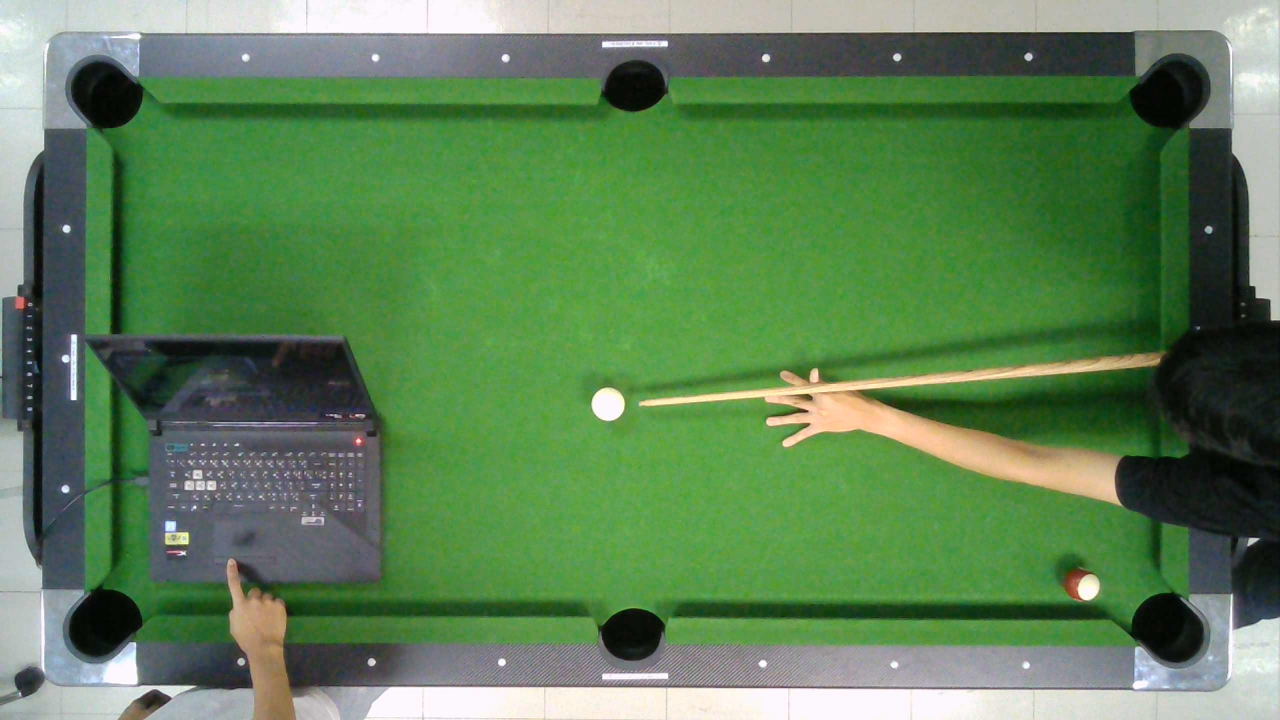
#> input picture pics/new.jpg, 2560 x 1440 px, found by its file name (shown at 1/2 size)
$ python Connect_img.py
#> lines starting #> are read from the running program, lines starting #| are printed output that depends on the picture
import cv2
import numpy as np
# Load the two images
image1 = cv2.imread('./pics/new.jpg')
#> image1 is the input picture: shape (1440, 2560, 3); mean B, G, R 86.4, 129.5, 93.4
image2 = cv2.imread('./pics/new1.jpg')
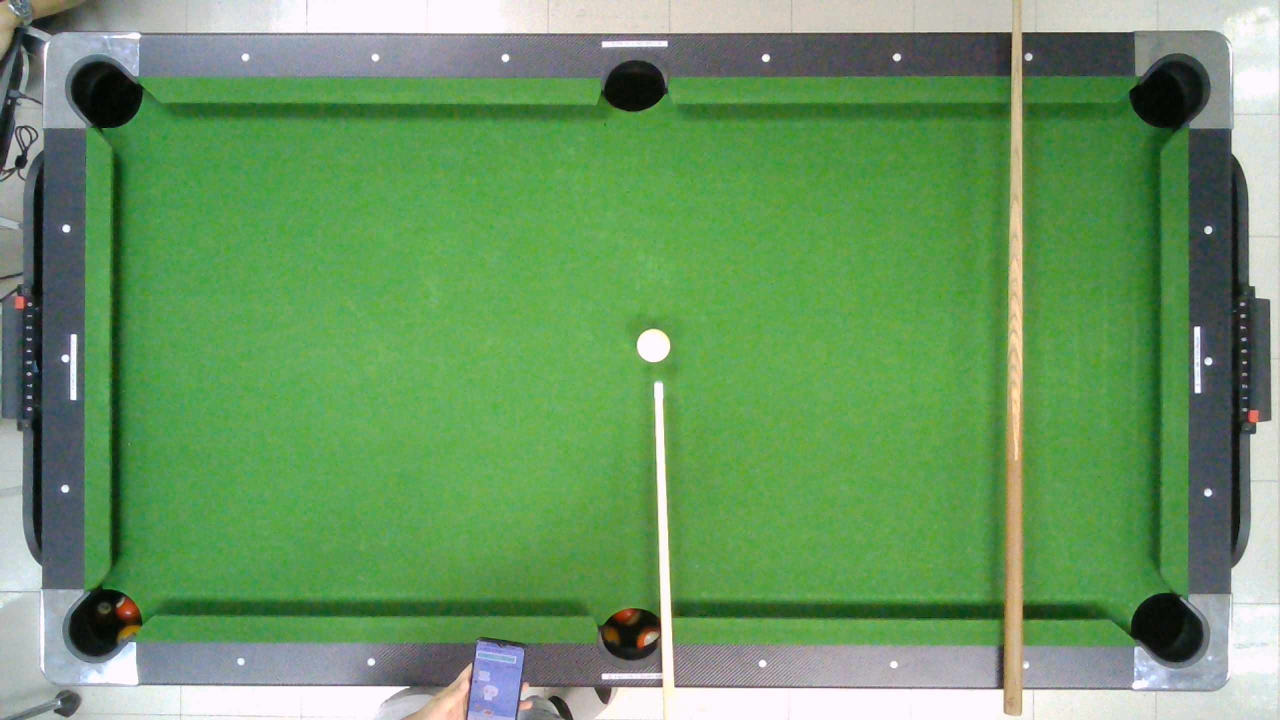
#> input picture pics/new1.jpg, 2560 x 1440 px, found by its file name (shown at 1/2 size)
#> image2 is the input picture: shape (1440, 2560, 3); mean B, G, R 99.1, 151.3, 106.5

# Get the size of the first image
height1, width1 = image1.shape[:2]
#> height1 = 1440; width1 = 2560

# Get the size of the second image
height2, width2 = image2.shape[:2]
#> height2 = 1440; width2 = 2560

# Create a new image with a height equal to the sum of the heights of the two images, and a width equal to the maximum width of the two images
new_image = np.zeros((height1 + height2, max(width1, width2), 3), np.uint8)

# Paste the first image onto the new image, starting at the top left corner
new_image[:height1, :width1] = image1
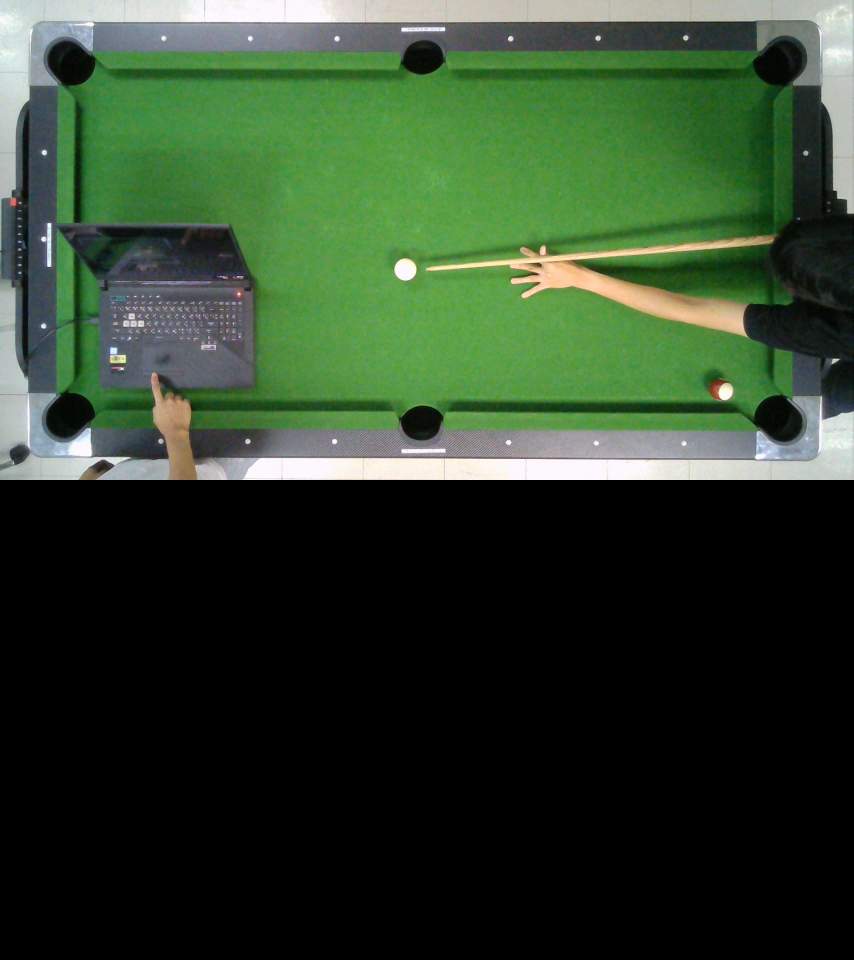
#> new_image: shape (2880, 2560, 3) (shown at 1/3 size); mean B, G, R 43.2, 64.8, 46.7

# Paste the second image onto the new image, starting below the first image
new_image[height1:height1+height2, :width2] = image2
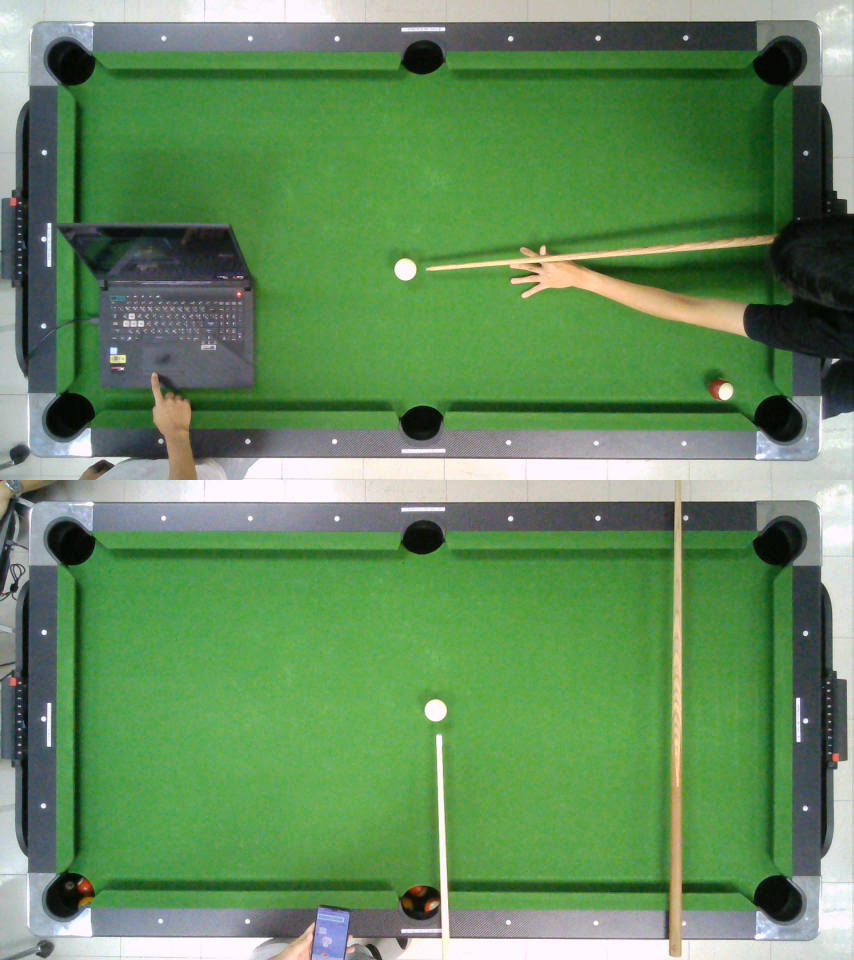
#> new_image: shape (2880, 2560, 3) (shown at 1/3 size); mean B, G, R 92.7, 140.4, 99.9
new_image = cv2.resize(new_image, (720, 960))
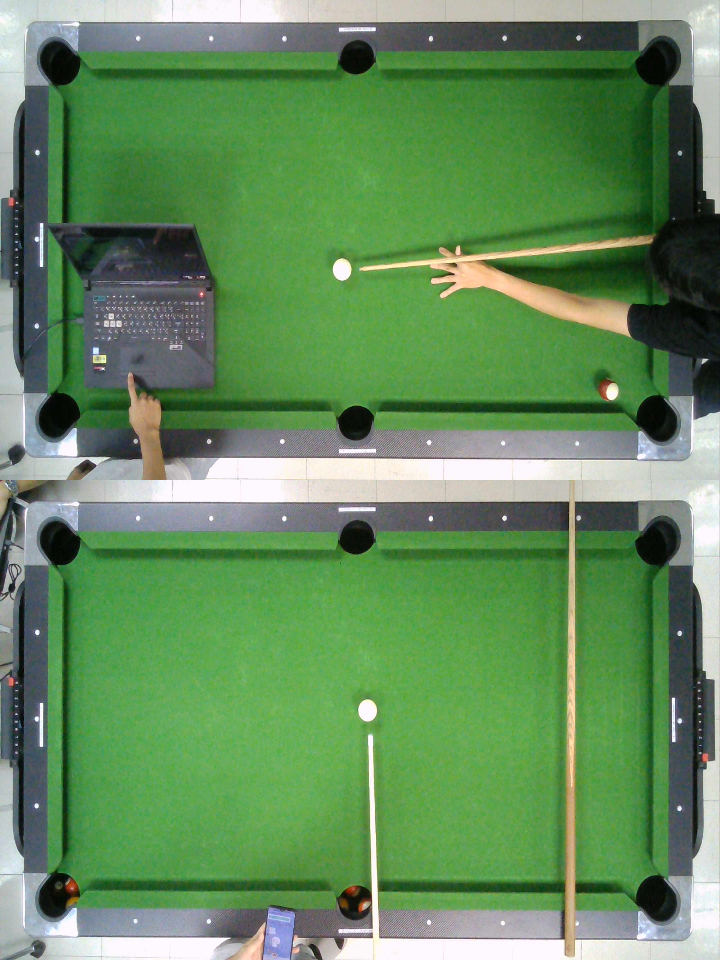
#> new_image: shape (960, 720, 3); mean B, G, R 92.7, 140.4, 99.9
# Display the new image
cv2.imshow("Merged Image", new_image)
cv2.waitKey(0)
cv2.destroyAllWindows()
